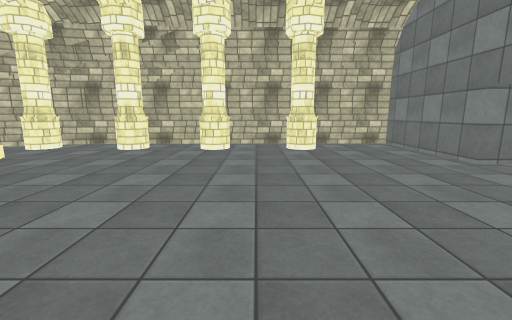
view 1 (above)

13 first-person views from a walk through a Unity game level. The camera is 1.4 m above the floor, tilts 10° down and sees 90° across. The floor is counted in squares, 1 m on a side. Each view is taken from the middle of a square. On the plan, view 1 faces up. The plan holds only what a view shows up to about 13 squares ahead; the rest is blank. The place goes on beyond the plan. Some animated figures are not drawn. Door leaves are left out, so doorways stand open. Surface patterns are stand-ins for the level's own textures.

view 2
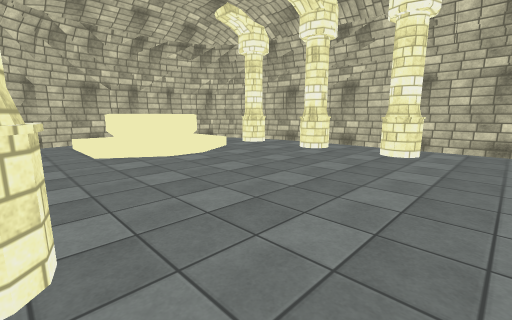

view 3
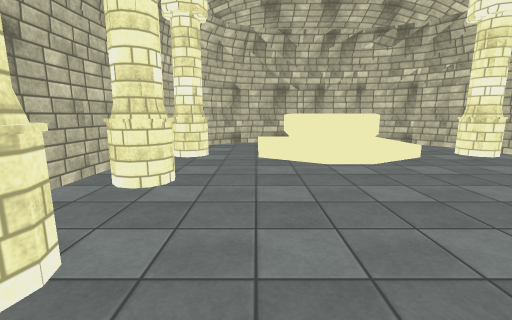

view 4
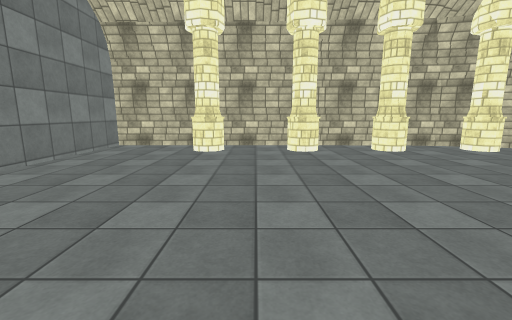

view 5
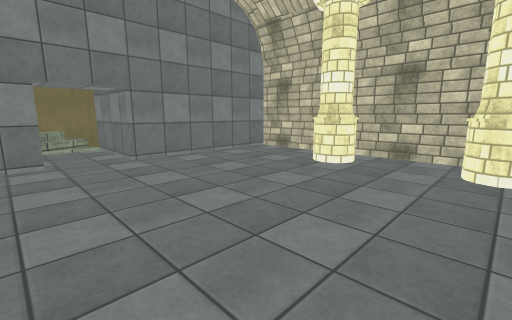

view 6
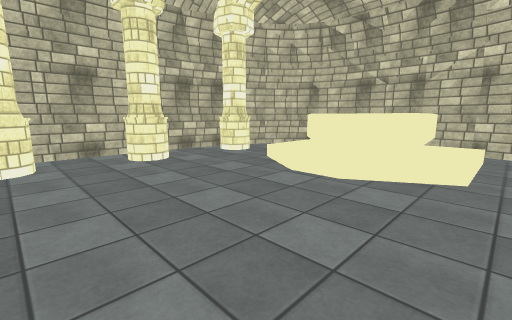

view 7
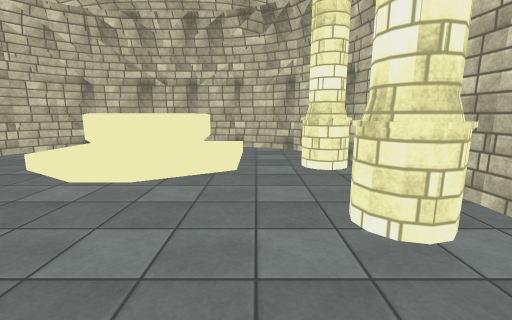

view 8
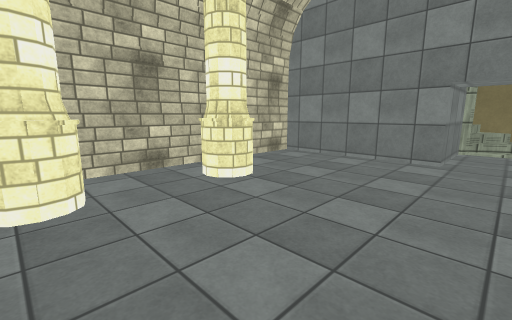

view 9
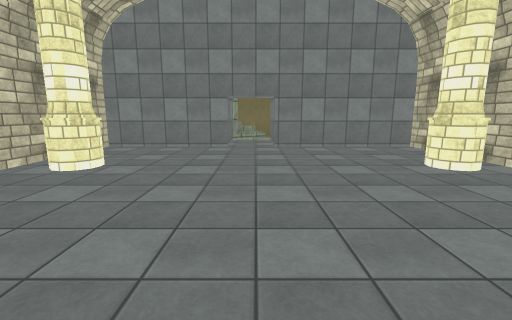

view 10
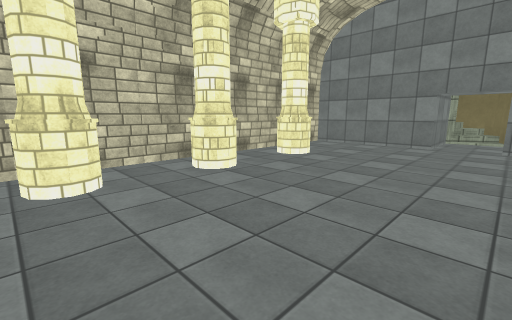

view 11
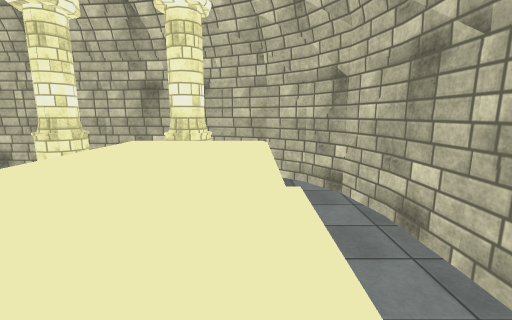

view 12
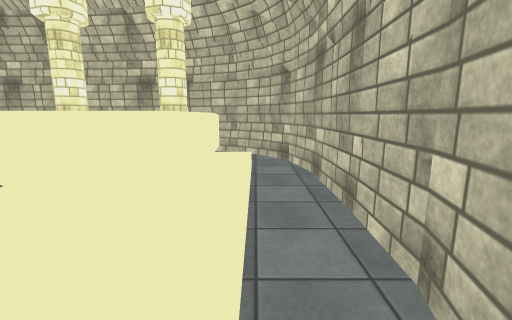

view 13
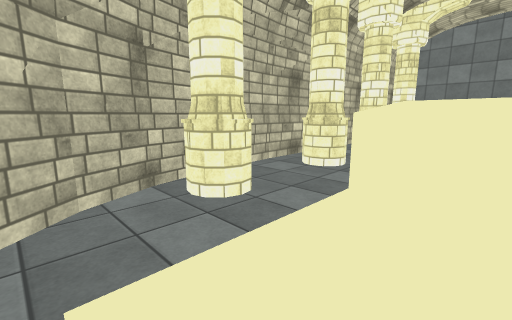

### Floor plan
Key: @ floor where view 1 was taken; # wall or solid block; . main floor; : floor 0.5 m higher than the main floor; + floor 0.75 m higher than the main floor; / step, stairs or slope; = window, fence, low wall or low ledge; O other object.
Columns run from 14 left of view 1 to 12 right of it. Each row starts with its distance up from view 1.
 13      #################
 12   ####...............#
 11  ##.OO..OO..OO..O....#
 10  #...O...O..O...O....#
  9 ##...................#
  8 #./:::...............##
  7 #./===/...............//#/#
  6 #./=+=/.................//#
  5 #./=+=/..............######
  4 #./==:/..............#
  3 ##////...............#
  2  #...................#
  1  ##..O..OO..OO..O....#
  0   ###O..OO.. .@.#....#
 -1     ##################

Where each view was taken, in squares from view 1:
view 1: 0 up, 0 right, facing up
view 2: 1 up, 1 right, facing up-left
view 3: 3 up, 0 right, facing left
view 4: 11 up, 0 right, facing down
view 5: 8 up, 2 left, facing down-right
view 6: 9 up, 2 left, facing down-left
view 7: 9 up, 2 left, facing left
view 8: 6 up, 2 left, facing up-right
view 9: 6 up, 5 left, facing right
view 10: 5 up, 6 left, facing up-right
view 11: 8 up, 11 left, facing down
view 12: 10 up, 12 left, facing down
view 13: 7 up, 12 left, facing up-right
